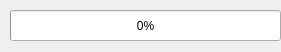
<?xml version="1.0" encoding="UTF-8"?>
<ui version="4.0">
 <class>ProgressBarDialog</class>
 <widget class="QDialog" name="ProgressBarDialog">
  <property name="geometry">
   <rect>
    <x>0</x>
    <y>0</y>
    <width>281</width>
    <height>52</height>
   </rect>
  </property>
  <property name="sizePolicy">
   <sizepolicy hsizetype="Fixed" vsizetype="Fixed">
    <horstretch>0</horstretch>
    <verstretch>0</verstretch>
   </sizepolicy>
  </property>
  <property name="minimumSize">
   <size>
    <width>281</width>
    <height>52</height>
   </size>
  </property>
  <property name="maximumSize">
   <size>
    <width>281</width>
    <height>52</height>
   </size>
  </property>
  <property name="windowTitle">
   <string>Working...</string>
  </property>
  <widget class="QProgressBar" name="progressBar">
   <property name="geometry">
    <rect>
     <x>10</x>
     <y>10</y>
     <width>271</width>
     <height>31</height>
    </rect>
   </property>
   <property name="value">
    <number>0</number>
   </property>
  </widget>
 </widget>
 <resources/>
 <connections/>
</ui>
